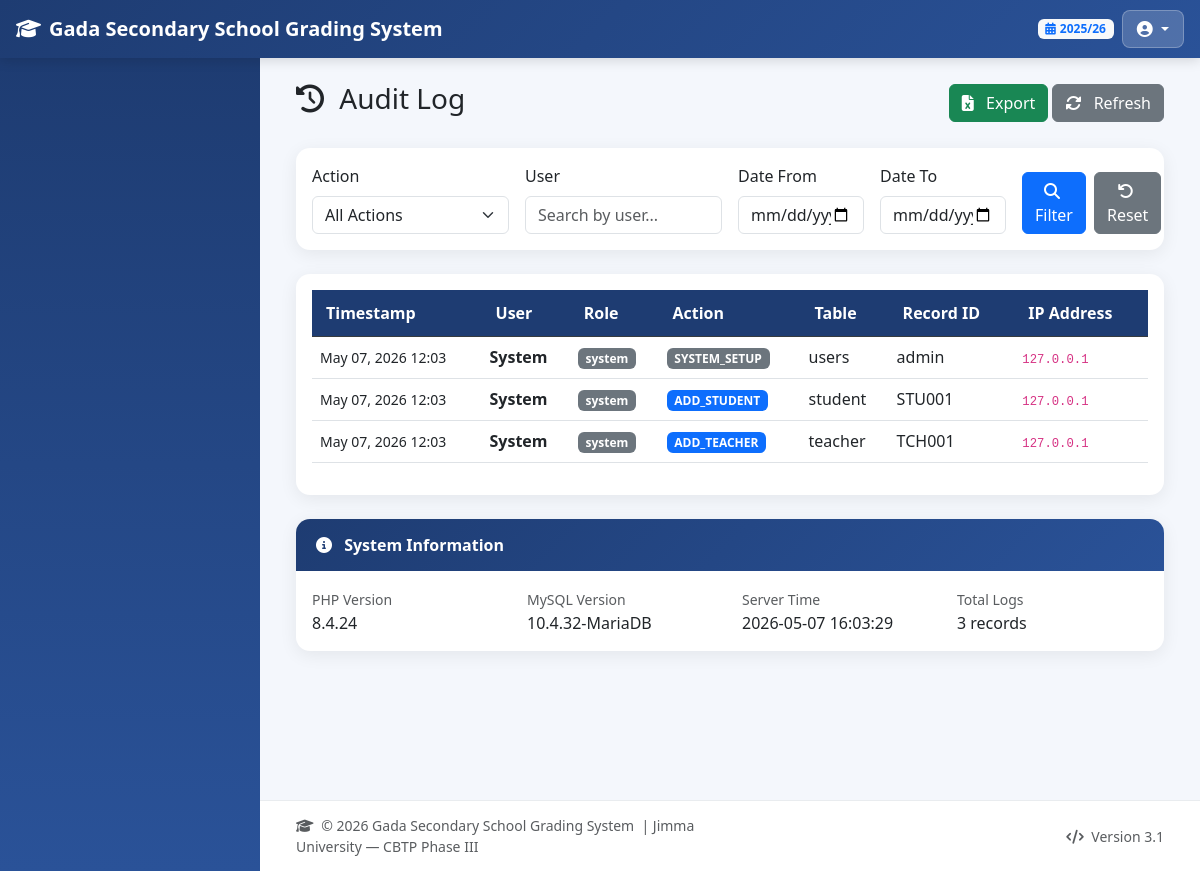
Page /admin/audit_log.php (signed in) on the committed database.
### tables this page shows
CREATE TABLE audit_log (
    log_id     INT          PRIMARY KEY AUTO_INCREMENT,
    username   VARCHAR(50),
    action     VARCHAR(100) NOT NULL,
    table_name VARCHAR(50),
    record_id  VARCHAR(50),
    old_data   TEXT,
    new_data   TEXT,
    ip_address VARCHAR(45),
    user_agent TEXT,
    created_at TIMESTAMP    DEFAULT CURRENT_TIMESTAMP,
    FOREIGN KEY (username) REFERENCES users(username) ON DELETE SET NULL,
    INDEX idx_audit_user   (username),
    INDEX idx_audit_action (action),
    INDEX idx_audit_time   (created_at)
);

### includes/functions.php (called while the page is built, shortened)
<?php
function formatDateTime($datetime, $format = 'M d, Y H:i') {
    return date($format, strtotime($datetime));
}
?>

### admin/audit_log.php (the view, shortened to what this page needs)
<?php
require_once '../includes/header.php';
require_once '../includes/functions.php';
$conn = db();
$user_filter = isset($_GET['user']) ? sanitizeInput($_GET['user']) : '';
$date_from = isset($_GET['date_from']) ? $_GET['date_from'] : '';
$date_to = isset($_GET['date_to']) ? $_GET['date_to'] : '';
$where = "WHERE 1=1";
$sql = "SELECT a.*, u.full_name, u.username, u.role
        FROM audit_log a
        LEFT JOIN users u ON a.username = u.username
        $where
        ORDER BY a.created_at DESC
        LIMIT 500";
$stmt = $conn->prepare($sql);
$stmt->execute();
$logs = $stmt->get_result();
?>
<div class="container-fluid">
    <div class="d-flex justify-content-between align-items-center mb-4">
        <h1 class="h3"><i class="fas fa-history me-2"></i> Audit Log</h1>
        <div>
            <button class="btn btn-success" onclick="exportToCSV()">
                <i class="fas fa-file-excel me-2"></i> Export
            </button>
            <button class="btn btn-secondary" onclick="location.reload()">
                <i class="fas fa-sync-alt me-2"></i> Refresh
            </button>
        </div>
    </div>
    <div class="card mb-4">
        <div class="card-body">
            <form method="GET" class="row g-3">
                <div class="col-md-3">
                    <label class="form-label">Action</label>
                    <select name="action" class="form-select">
                        <option value="">All Actions</option>
                    </select>
                </div>
                <div class="col-md-3">
                    <label class="form-label">User</label>
                    <input type="text" name="user" class="form-control" placeholder="Search by user..." value="<?php echo htmlspecialchars($user_filter); ?>">
                </div>
                <div class="col-md-2">
                    <label class="form-label">Date From</label>
                    <input type="date" name="date_from" class="form-control" value="<?php echo $date_from; ?>">
                </div>
                <div class="col-md-2">
                    <label class="form-label">Date To</label>
                    <input type="date" name="date_to" class="form-control" value="<?php echo $date_to; ?>">
                </div>
                <div class="col-md-2 d-flex align-items-end">
                    <button type="submit" class="btn btn-primary w-100 me-2">
                        <i class="fas fa-search me-1"></i> Filter
                    </button>
                    <a href="audit_log.php" class="btn btn-secondary w-100">
                        <i class="fas fa-undo me-1"></i> Reset
                    </a>
                </div>
            </form>
        </div>
    </div>
    <div class="card">
        <div class="card-body">
            <div class="table-responsive">
                <table class="table table-hover" id="auditTable">
                    <thead class="table-dark">
                        <tr>
                            <th>Timestamp</th>
                            <th>User</th>
                            <th>Role</th>
                            <th>Action</th>
                            <th>Table</th>
                            <th>Record ID</th>
                            <th>IP Address</th>
                        </tr>
                    </thead>
                    <tbody>
                        <?php if ($logs->num_rows > 0): ?>
                            <?php while ($log = $logs->fetch_assoc()):
                                $badgeClass = match($log['action']) {
                                    'LOGIN' => 'success',
                                    'LOGOUT' => 'info',
                                    'INSERT', 'ADD_STUDENT', 'ADD_TEACHER' => 'primary',
                                    'UPDATE', 'EDIT' => 'warning',
                                    'DELETE' => 'danger',
                                    default => 'secondary'
                                };
                            ?>
                                <tr>
                                    <td><small><?php echo formatDateTime($log['created_at']); ?></small></td>
                                    <td>
                                        <strong><?php echo htmlspecialchars($log['full_name'] ?? $log['username'] ?? 'System'); ?></strong>
                                    </td>
                                    <td><span class="badge bg-secondary"><?php echo htmlspecialchars($log['role'] ?? 'system'); ?></span></td>
                                    <td>
                                        <span class="badge bg-<?php echo $badgeClass; ?>">
                                            <?php echo htmlspecialchars($log['action']); ?>
                                        </span>
                                    </td>
                                    <td><?php echo htmlspecialchars($log['table_name'] ?? '-'); ?></td>
                                    <td><?php echo $log['record_id'] ?? '-'; ?></td>
                                    <td><code><small><?php echo htmlspecialchars($log['ip_address'] ?? '-'); ?></small></code></td>
                                </tr>
                            <?php endwhile; ?>
                        <?php endif; ?>
                    </tbody>
                </table>
            </div>
        </div>
    </div>
    <div class="row mt-4">
        <div class="col-md-12">
            <div class="card">
                <div class="card-header bg-info text-white">
                    <i class="fas fa-info-circle me-2"></i> System Information
                </div>
                <div class="card-body">
                    <div class="row">
                        <div class="col-md-3">
                            <small class="text-muted">PHP Version</small>
                            <p class="mb-0"><?php echo phpversion(); ?></p>
                        </div>
                        <div class="col-md-3">
                            <small class="text-muted">MySQL Version</small>
                            <p class="mb-0"><?php echo $conn->server_info; ?></p>
                        </div>
                        <div class="col-md-3">
                            <small class="text-muted">Server Time</small>
                            <p class="mb-0"><?php echo date('Y-m-d H:i:s'); ?></p>
                        </div>
                        <div class="col-md-3">
                            <small class="text-muted">Total Logs</small>
                            <p class="mb-0"><?php echo number_format($logs->num_rows); ?> records</p>
                        </div>
                    </div>
                </div>
            </div>
        </div>
    </div>
</div>
<?php require_once '../includes/footer.php'; ?>

### includes/header.php (style rules this page uses)
:root { --primary: #1e3c72; --secondary: #2a5298; --sidebar-w: 260px; --navbar-h: 58px; }
* { margin: 0; padding: 0; box-sizing: border-box; }
body { font-family: 'Segoe UI', system-ui, -apple-system, sans-serif; background: #f4f7fc; overflow-x: hidden; }
.card { border: none; border-radius: 14px; box-shadow: 0 4px 18px rgba(0,0,0,.07); margin-bottom: 22px; }
.card-header { background: linear-gradient(135deg, var(--primary), var(--secondary)) !important; border-radius: 14px 14px 0 0 !important; padding: 14px 20px; font-weight: 600; color: #fff; border: none; }
.table thead th { background: var(--primary); color: #fff; font-weight: 600; padding: 11px 14px; }

### rows in the picture
audit_log: created_at "May 07, 2026 12:03", full_name "System", role "system", action "SYSTEM_SETUP", table_name "users", record "admin", ip_address "127.0.0.1"
audit_log: created_at "May 07, 2026 12:03", full_name "System", role "system", action "ADD_STUDENT", table_name "student", record "STU001", ip_address "127.0.0.1"
audit_log: created_at "May 07, 2026 12:03", full_name "System", role "system", action "ADD_TEACHER", table_name "teacher", record "TCH001", ip_address "127.0.0.1"

### other values in the picture
APP_NAME "Gada Secondary School Grading System"
CURRENT_ACADEMIC_YEAR "2025/26"
phpversion() "8.4.24"
$conn->server_info "10.4.32-MariaDB"
$logs->num_rows "3"
